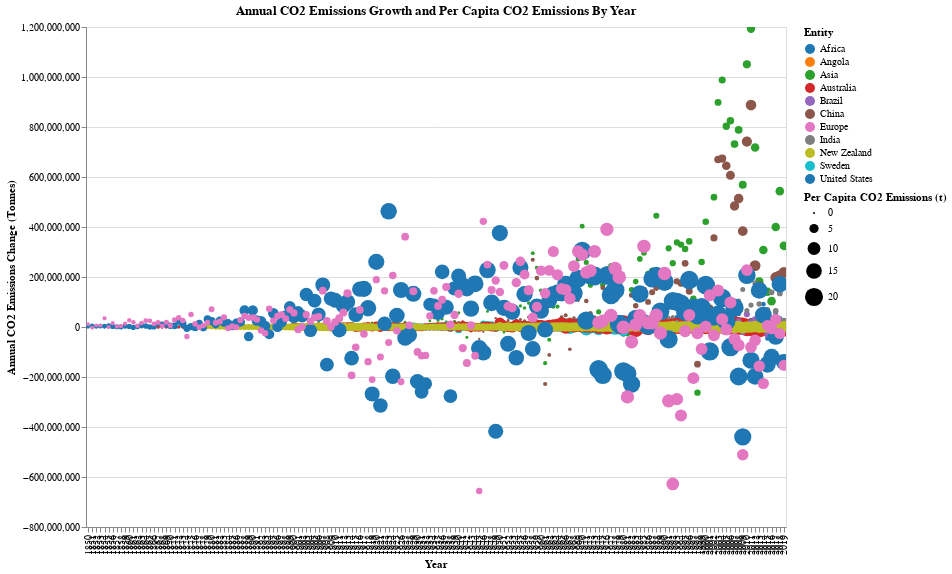

The code cell stored with this chart in its notebook:
### Code cell
#Working on altair chart

dropdown = alt.binding_select(options=new_data["Entity"].unique(), name="Select a Country/Continent:")
selection = alt.selection(type="single", fields=["Entity"], bind=dropdown)

# Annual CO2 growth (abs)
# Per capita CO2 emissions
alt.Chart(new_data).mark_point(clip=True, filled=True).encode(
    alt.X('Year:O', axis = alt.Axis(title = 'Year'),
         scale=alt.Scale(zero=False)),
    alt.Y('Annual CO2 growth (abs)', axis = alt.Axis(title = 'Annual CO2 Emissions Change (Tonnes)')),
    alt.Color('Entity', scale=alt.Scale(scheme='category10')),
    alt.Size('Per capita CO2 emissions', title='Per Capita CO2 Emissions (t)'),
    opacity=alt.condition(selection, alt.value(1),alt.value(.2)),
    tooltip = ['Year', 'Entity', 'Annual CO2 growth (abs)', 'Per capita CO2 emissions']
).add_selection(
    selection
).properties(width=700, height=500, title='Annual CO2 Emissions Growth and Per Capita CO2 Emissions By Year'
).interactive()

### Figure 1 — Vega-Lite specification as saved in the notebook (floating-point values rounded to 4 significant figures; data arrays with more than 128 entries replaced by an {"elided": "..."} marker saying what was removed)
{"config": {"view": {"continuousWidth": 400, "continuousHeight": 300}}, "data": {"name": "data-d761e20051fae3abe5c3cdf970334d9a"}, "mark": {"type": "point", "clip": true, "filled": true}, "encoding": {"color": {"type": "nominal", "field": "Entity", "scale": {"scheme": "category10"}}, "opacity": {"condition": {"value": 1, "selection": "selector058"}, "value": 0.2}, "size": {"type": "quantitative", "field": "Per capita CO2 emissions", "title": "Per Capita CO2 Emissions (t)"}, "tooltip": [{"type": "quantitative", "field": "Year"}, {"type": "nominal", "field": "Entity"}, {"type": "quantitative", "field": "Annual CO2 growth (abs)"}, {"type": "quantitative", "field": "Per capita CO2 emissions"}], "x": {"type": "ordinal", "axis": {"title": "Year"}, "field": "Year", "scale": {"zero": false}}, "y": {"type": "quantitative", "axis": {"title": "Annual CO2 Emissions Change (Tonnes)"}, "field": "Annual CO2 growth (abs)"}}, "height": 500, "selection": {"selector058": {"type": "single", "fields": ["Entity"], "bind": {"input": "select", "options": ["Asia", "China", "Africa", "Sweden", "Australia", "Angola", "Brazil", "India", "New Zealand", "United States", "Europe"], "name": "Select a Country/Continent:"}}, "selector059": {"type": "interval", "bind": "scales", "encodings": ["x", "y"]}}, "title": "Annual CO2 Emissions Growth and Per Capita CO2 Emissions By Year", "width": 700, "$schema": "https://vega.github.io/schema/vega-lite/v4.8.1.json", "datasets": {"data-d761e20051fae3abe5c3cdf970334d9a": {"elided": "1578 records"}}}
